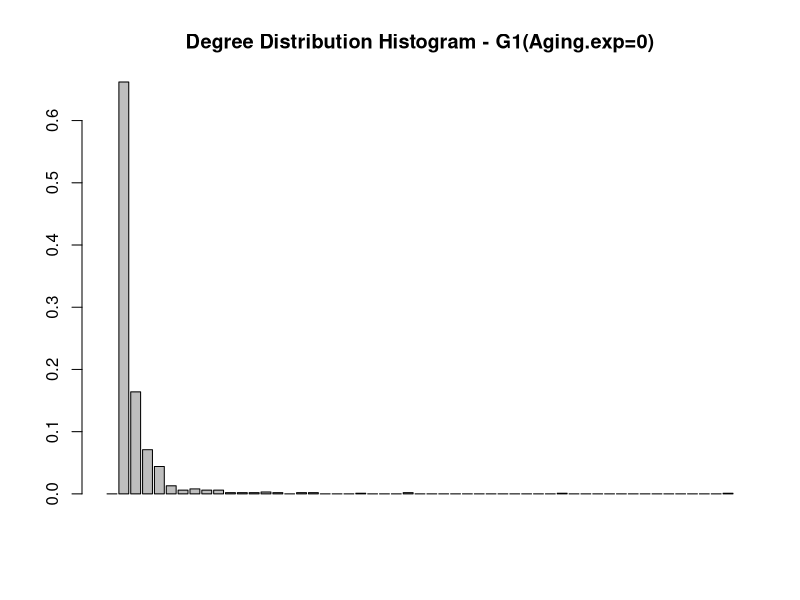
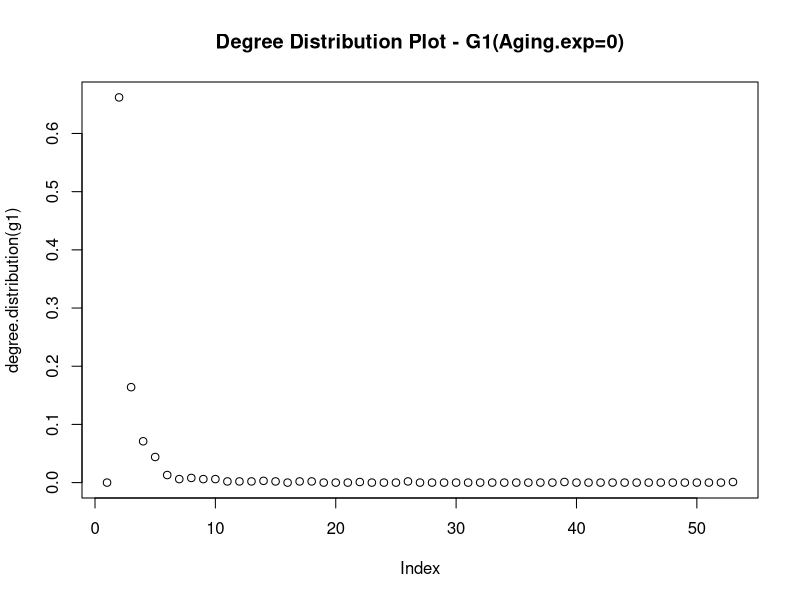
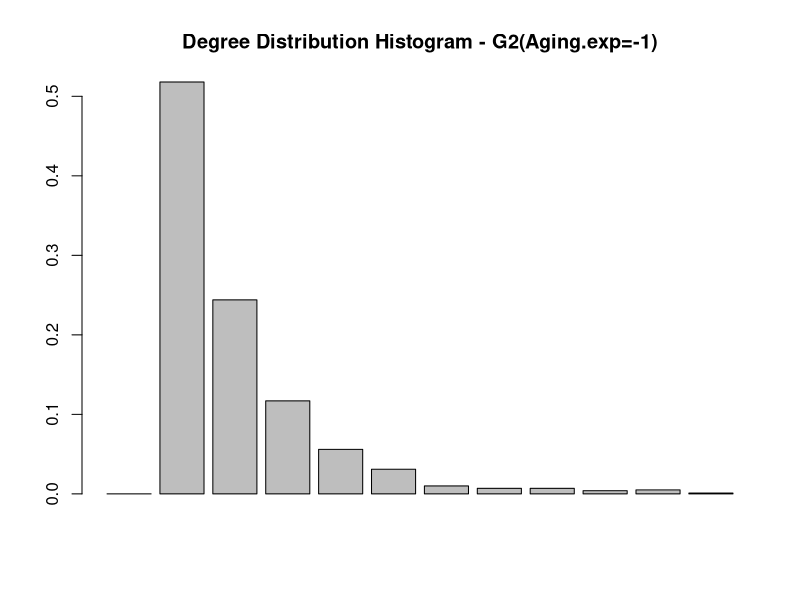
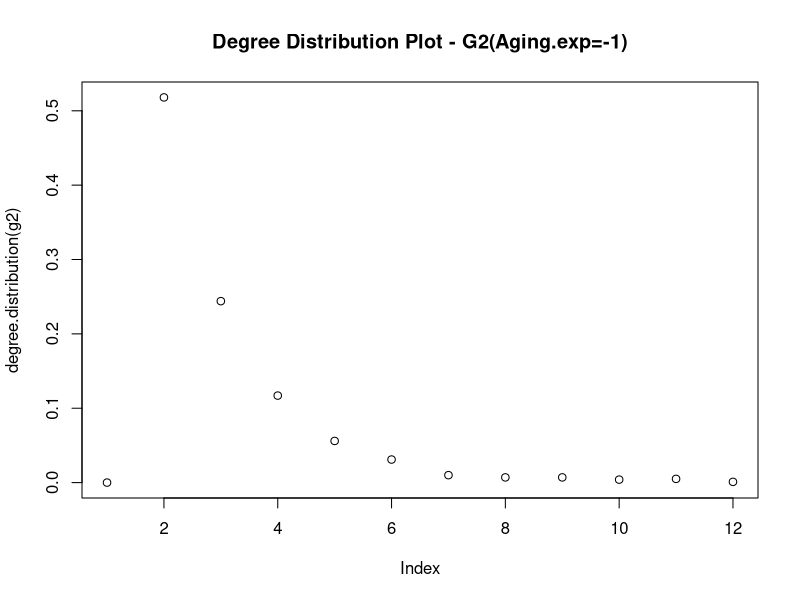
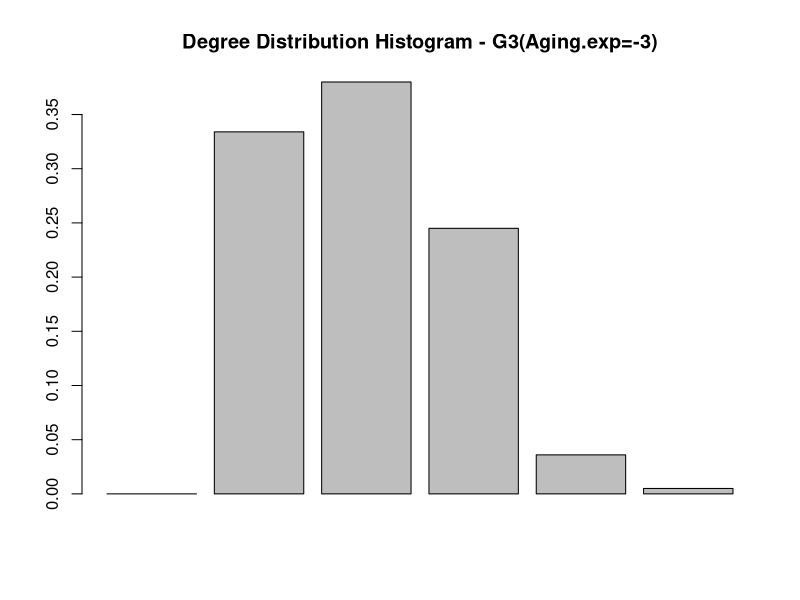
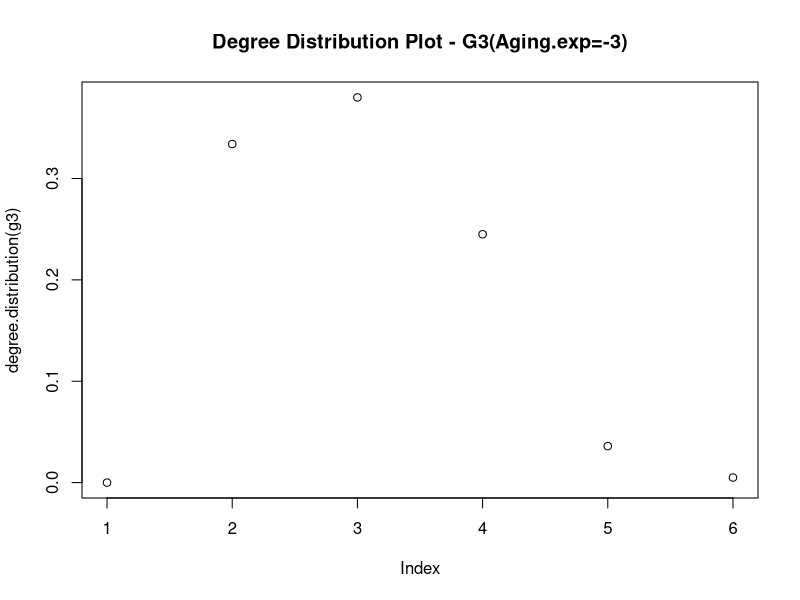
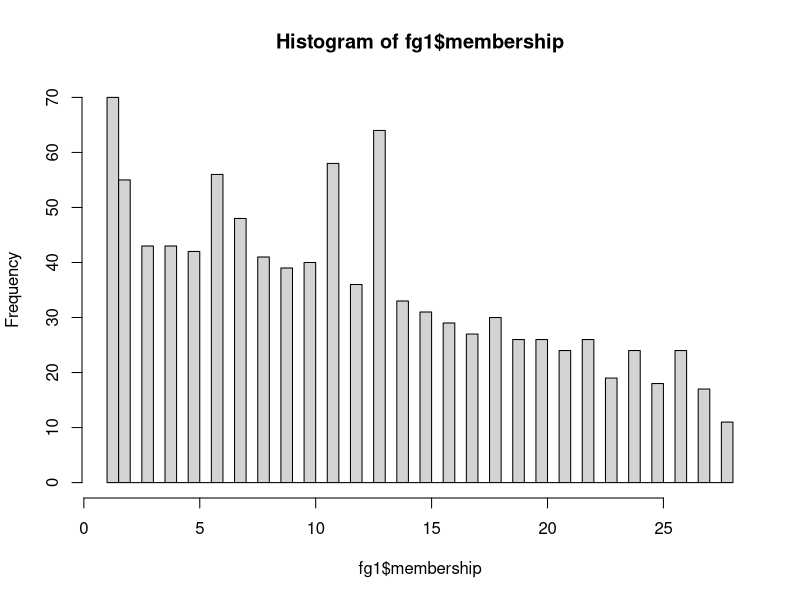
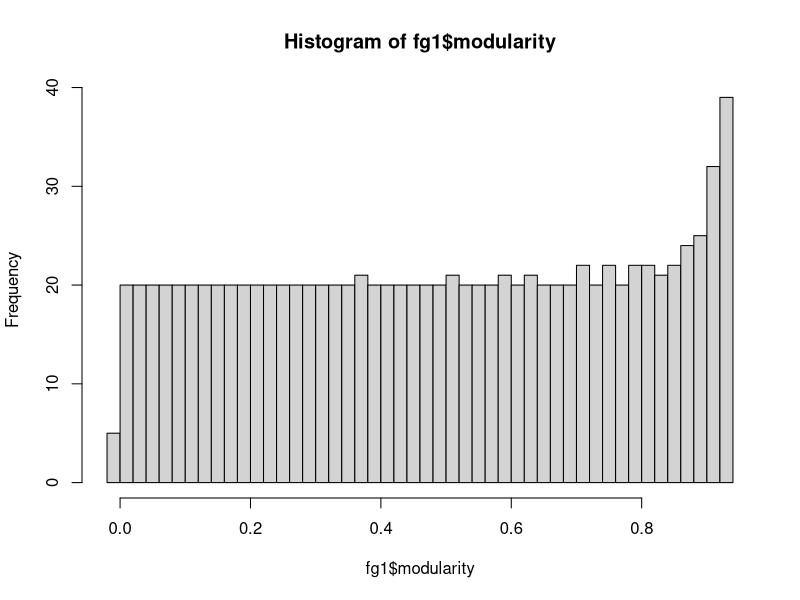

Generate these figures, in order, with R: (Note: this script raises an error after producing the figures.)
library("igraph")
#####MAKING THE NETWORK
g1 <- aging.prefatt.game(1000, pa.exp=1, aging.exp=0, aging.bin=1000)
g2 <- aging.prefatt.game(1000, pa.exp=1, aging.exp=-1,   aging.bin=1000)
g3 <- aging.prefatt.game(1000, pa.exp=1, aging.exp=-3,   aging.bin=1000)

##### DEGREE DISTRIBUTION
barplot(degree.distribution(g1),main="Degree Distribution Histogram - G1(Aging.exp=0)")
plot(degree.distribution(g1),main="Degree Distribution Plot - G1(Aging.exp=0)")
barplot(degree.distribution(g2),main="Degree Distribution Histogram - G2(Aging.exp=-1)")
plot(degree.distribution(g2),main="Degree Distribution Plot - G2(Aging.exp=-1)")
barplot(degree.distribution(g3),main="Degree Distribution Histogram - G3(Aging.exp=-3)")
plot(degree.distribution(g3),main="Degree Distribution Plot - G3(Aging.exp=-3)")


#########APPLYYING FAST GREEDY COMMUNITY DETECTION ALGORITHM
ug1<- as.undirected(g1)
fg1<-fastgreedy.community(ug1)
hist(fg1$membership,breaks=50)
hist(fg1$modularity,breaks=50)
ug2<- as.undirected(g2)
fg2<-fastgreedy.community(ug2)
hist(fg2$membership,breaks=50)
hist(fg2$modularity,breaks=50)
ug3<- as.undirected(g3)
fg3<-fastgreedy.community(ug3)
hist(fg3$membership,breaks=50)
hist(fg3$modularity,breaks=50)

###### PLOTTING TH COMMUNITY SIZE DISTRIBUTION
ctm1 = community.to.membership(g1, fg1$merges, step=which.max(fg1$modularity)-1)
barplot(table(ctm1$csize),main="Community Size - G1(Aging.exp=0)")
ctm2 = community.to.membership(g2, fg2$merges, step=which.max(fg2$modularity)-1)
barplot(table(ctm2$csize),main="Community Size - G2(Aging.exp=-1)")
ctm3 = community.to.membership(g3, fg3$merges, step=which.max(fg3$modularity)-1)
barplot(table(ctm3$csize),main="Community Size - G3(Aging.exp=-3)")
